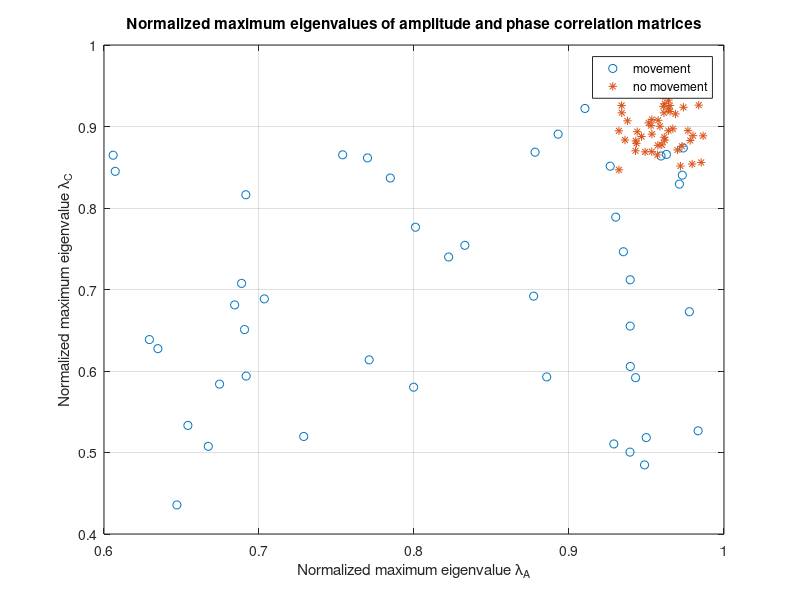
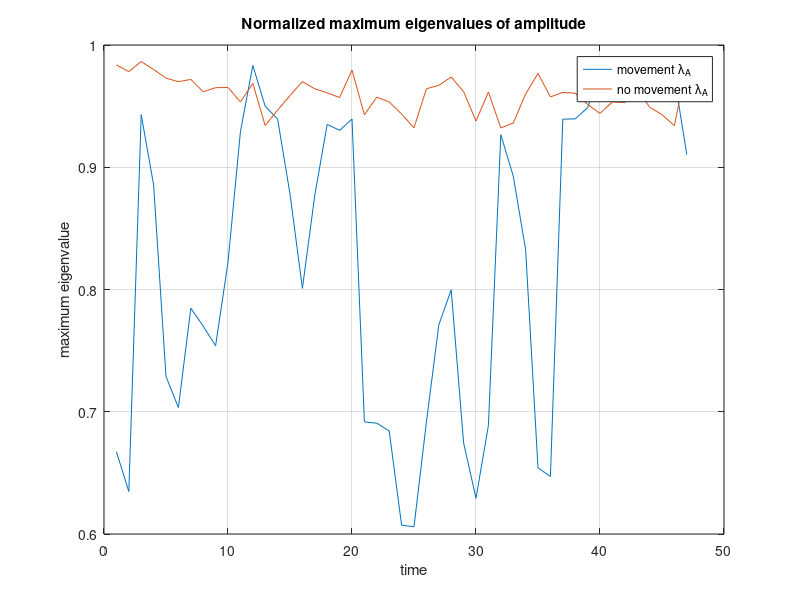
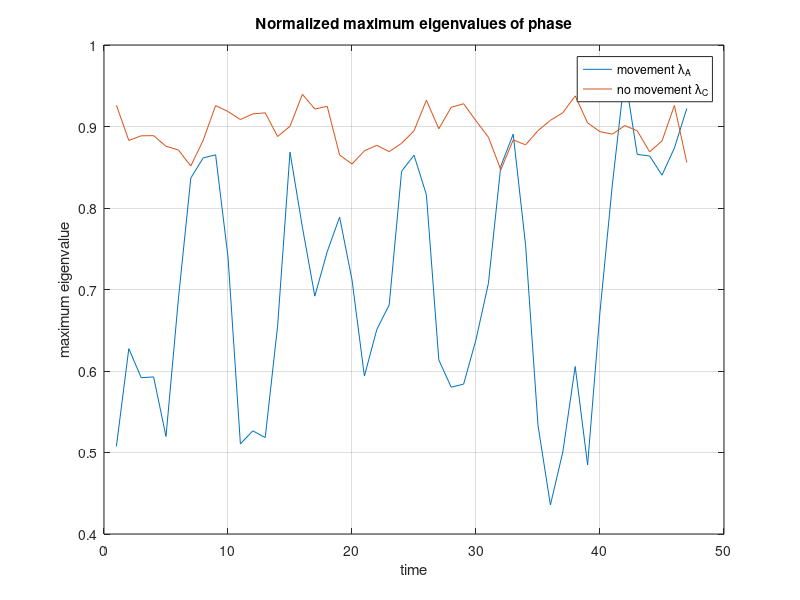

Here is the MATLAB script that generated these plots, in order:
clear

%load('theta.mat');  %results from sage saved in file theta.mat

N=10; %number of CSIs in each sample
N1=3; %number of samples in each time slot/window
N_tot=50;  %total number of channel measurement sample
%N_tot=size(theta,2);
group=N_tot-N1;

n=1:N_tot;
g=1:group;
H_ori=zeros(N,length(n));
H_ori_no=zeros(N,length(n));
H=zeros(N,N1,group);
A=zeros(N1,N1,group-1);
C=zeros(N1,N1,group-1);
A_no=zeros(N1,N1,group-1);
C_no=zeros(N1,N1,group-1);
lamda_a=zeros(1,group);
diff=zeros(10,10);
near=zeros(10,2);
Rc=zeros(5,group);

%%generate unrelated matrixs to simulate huamn movements
for ii=1:N_tot
    if ii==1
        for j=1:10
            H_ori(j,1)=(2/j)*rand+i*rand;  %generate the first group of CSI of 10 paths
        end
%if the difference of amplitudes of two received signals from two paths
%is less than 0.2, we reagrd these two path are so near that the change in
%one path wil have an impact on the other one
        k=1;
        for j=1:10
            for jj=1:10
                diff(j,jj)= abs(H_ori(j)-H_ori(jj));
                if j>=jj
                diff(j,jj)=0;
                end
                if diff(j,jj)>0 && diff(j,jj)<=0.2
                    near(k,:)=[j jj];
                    k=k+1;
                end
            end
        end
%with huamn activities, randomly chooseing three or four paths to change the rest keep unchanged
%maybe one more path will also be affected because of interference or
%Doppler effect
    else
        r=rand;
        if r>=0.5
            R=randperm(10,4); 
            kk=0;
                for i1=1:2
                    for j1=1:10
                        if kk==0
                            if any (R==near(j1,i1))
                                kk=1;
                                if i1==1
                                    R(5)=near(j1,2);
                                else
                                    R(5)=near(j1,1);  
                                end
                            end
                        end
                    end
                end
                if kk==0
                    R(5)=0;
                end
                Rc(:,ii-1)=R';
            for j=1:10
                if any(R==j)
                    H_ori(j,ii)=(2/j)*rand+i*rand;         
                else
                    H_ori(j,ii)=H_ori(j,ii-1)+abs(randn/10);
                end
            end
        else
            R=randperm(10,3);
            kk=0;
            for i1=1:2
                for j1=1:10
                    if kk==0
                        if any (R==near(j1,i1))
                            kk=1;
                            if i1==1
                                R(4)=near(j1,2);
                            else
                                R(4)=near(j1,1);   %to find if there is one more path being affected or not, due to Doppler
                            end
                        end
                    end
                end
            end
            if kk==0
                R(4)=0;
            end
            R(5)=0;
            Rc(:,ii-1)=R';   %the number of path changed each time
            for j=1:10
                if any(R==j)
                    H_ori(j,ii)=(2/j)*rand+i*rand;  %the paths change
                else
                    H_ori(j,ii)=H_ori(j,ii-1)+randn/10;  %the path 
                end
            end
        end
    end
end

%H_ori=theta;  %copy the SAGE result to H

for i=1:group
    m=i;
    for j=1:N1
    H(:,j,i)=H_ori(:,m);  %put N1 samples in each time slot
    m=m+1;
    end
end

%calculate the correlation matrix A and C for amplitudes and phase of the CSI measurements
for ii=1:group
    for i=1:N1
        for j=1:N1
                temp=corrcoef(real(H(:,i,ii)),real(H(:,j,ii)));
                A(i,j,ii)=temp(1,2);
                temp=corrcoef(imag(H(:,i,ii)),imag(H(:,j,ii)));  
                C(i,j,ii)=temp(1,2);            
        end
    end
end

%extract the max eigenvlaue of matrix A and C from the normalized eigenvextors
for i=1:group
    [eigvec_a(:,:,i),val_a(:,:,i)]=eig(A(:,:,i));
    [eigvec_c(:,:,i),val_c(:,:,i)]=eig(C(:,:,i));
    temp_a=A(:,:,i)*eigvec_a(:,:,i)/N1;
    lamda_a(i)=max(temp_a(1,:)./eigvec_a(1,:,i));
    temp_c=C(:,:,i)*eigvec_c(:,:,i)/N1;
    lamda_c(i)=max(temp_c(1,:)./eigvec_c(1,:,i));
end

%%generate related matrixs to simulate no huamn movements
clear i
for ii=1:N_tot
    if ii==1
        for j=1:10
        H_ori_no(j,1)=(2/j)*rand+i*rand; %generate the first group of CSI of 10 paths
        end
    else
        for j=1:10
        H_ori_no(j,ii)=H_ori_no(j,1)+randn/10+i*(randn/10);
        end
    end
end

for i=1:group
    m=i;
    for j=1:N1
    H_no(:,j,i)=H_ori_no(:,m);  %put N1 samples in each time slot
    m=m+1;
    end
end

%calculate the correlation matrix A and C for amplitudes and phase of the CSI measurements
for ii=1:group
    for i=1:N1
        for j=1:N1
                tem=corrcoef(real(H_no(:,i,ii)),real(H_no(:,j,ii)));
                A_no(i,j,ii)=tem(1,2);
                tem=corrcoef(imag(H_no(:,i,ii)),imag(H_no(:,j,ii)));  
                C_no(i,j,ii)=tem(1,2);            
        end
    end
end

%extract the max eigenvlaue of matrix A and C from the normalized eigenvextors
for i=1:group
    [eigvec_a_no(:,:,i),val_a_no(:,:,i)]=eig(A_no(:,:,i));
    [eigvec_c_no(:,:,i),val_c_no(:,:,i)]=eig(C_no(:,:,i));
    tem_a=A_no(:,:,i)*eigvec_a_no(:,:,i)/N1;
    lamda_a_no(i)=max(tem_a(1,:)./eigvec_a_no(1,:,i));
    tem_c=C_no(:,:,i)*eigvec_c_no(:,:,i)/N1;
    lamda_c_no(i)=max(tem_c(1,:)./eigvec_c_no(1,:,i));
end


figure;
plot(lamda_a,lamda_c,'o');
xlabel('Normalized maximum eigenvalue \lambda_{A}');
ylabel('Normalized maximum eigenvalue \lambda_{C}');
title('Normalized maximum eigenvalues of amplitude and phase correlation matrices');
grid on
hold on
plot(lamda_a_no,lamda_c_no,'*');
legend('movement','no movement');

figure;
plot(g,lamda_a);
hold on;
plot(g,lamda_a_no);
legend('movement \lambda_{A}','no movement \lambda_{A}');
xlabel('time');
ylabel('maximum eigenvalue');
title('Normalized maximum eigenvalues of amplitude');
grid on

figure;
plot(g,lamda_c);
hold on;
plot(g,lamda_c_no);
legend('movement \lambda_{A}','no movement \lambda_{C}');
xlabel('time');
ylabel('maximum eigenvalue');
title('Normalized maximum eigenvalues of phase');
grid on
